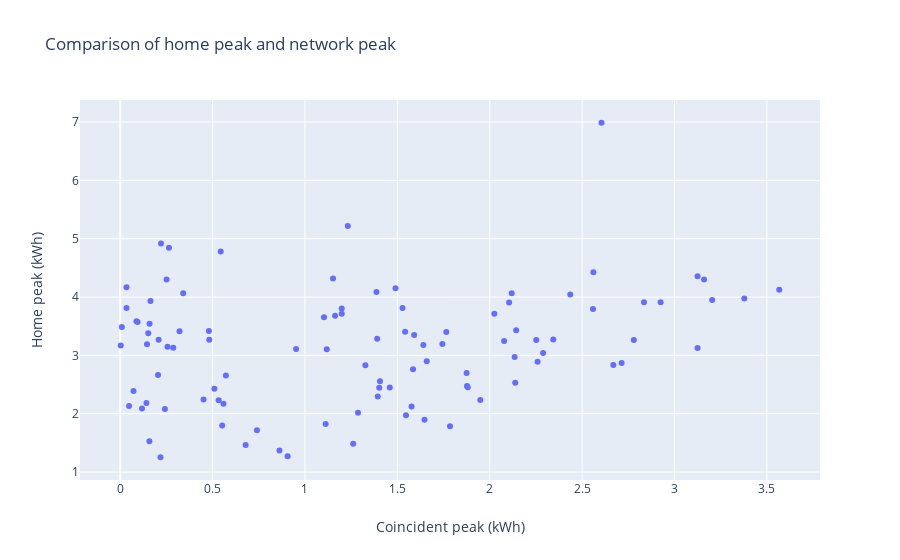

Source (notebook cell):
### Code cell
data =[go.Scatter(x=LoadProfiles.iloc[NetworkLoad['kWh'].idxmax(),1:].values, y= LoadProfiles.iloc[:,1:].max(),name='Total Bill ($)', mode='markers')]
   
layout = go.Layout(title='Comparison of home peak and network peak',xaxis=dict(title='Coincident peak (kWh)'),yaxis=dict(title='Home peak (kWh)'))
fig = go.Figure(data, layout)
iplot(fig)
